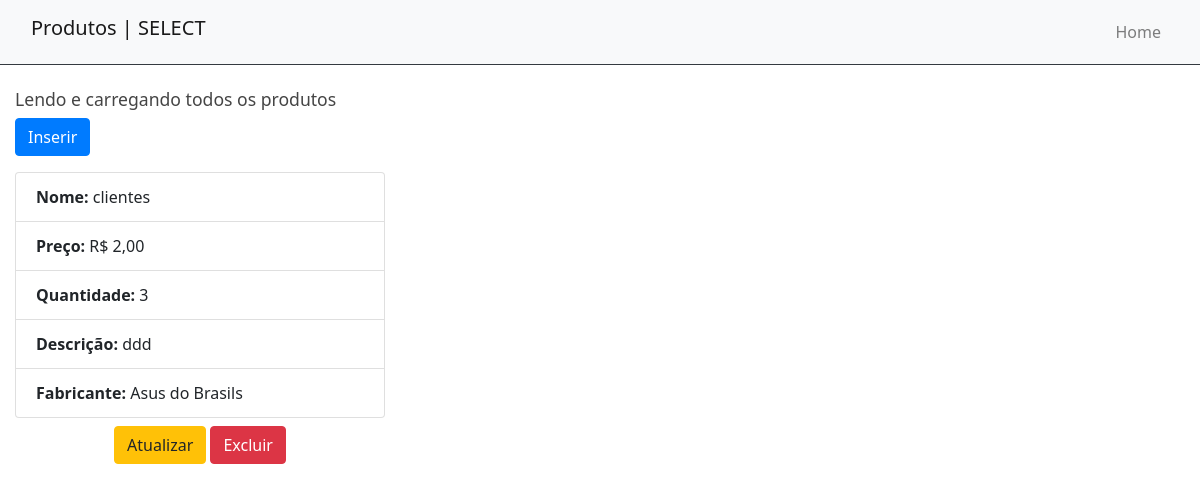
The app's page /admin/produtos/listar.php (signed in) with its own data.
### tables this page shows
CREATE TABLE `produtos` (
  `id` smallint(6) NOT NULL,
  `nome` varchar(80) NOT NULL,
  `preco` decimal(7,2) NOT NULL,
  `quantidade` tinyint(4) NOT NULL,
  `descricao` text NOT NULL,
  `fabricante_id` smallint(6) NOT NULL
);

CREATE TABLE `fabricantes` (
  `id` smallint(6) NOT NULL,
  `nome` varchar(45) NOT NULL
);

### src/Banco.php (called while the page is built)
<?php
abstract class Banco {
    private static PDO $conexao;
    public static function conecta():PDO{
        $servidor = "localhost";
        $usuario = "root";
        $senha = "";
        $banco = "exemplo_vendas";
        try {
            self::$conexao = new PDO(
                "mysql:host=$servidor; dbname=$banco; charset=utf8",
                $usuario,
                $senha
            );
            self::$conexao->setAttribute(
                PDO::ATTR_ERRMODE, PDO::ERRMODE_EXCEPTION
            );
        } catch(Exception $erro){
            die("Erro: ". $erro->getMessage());
        }
        return self::$conexao;
    }
}

### src/Produto.php (called while the page is built, shortened)
<?php
require_once "Banco.php";
class Produto {
    private PDO $conexao;
    public function __construct(){
        $this->conexao = Banco::conecta();
    }
    public function lerProdutos():array {
        $sql = "SELECT produtos.nome AS produto, produtos.*,
                        fabricantes.nome AS fabricante
                FROM produtos INNER JOIN fabricantes
                ON fabricantes.id = produtos.fabricante_id ORDER BY produto";
        try {
            $consulta = $this->conexao->prepare($sql);
            $consulta->execute();
            $resultado = $consulta->fetchAll(PDO::FETCH_ASSOC);
        } catch (Exception $erro) {
            die( "Erro: " .$erro->getMessage());
        }
        return $resultado;
    }
    public function formataPreco(float $preco):string {
        return "R$ ".number_format( $preco, 2, ",", "." );
    }
}

### admin/produtos/listar.php (the view, shortened to what this page needs)
<?php
require_once "../../src/Produto.php";
$produto = new Produto;
$listaDeProdutos = $produto->lerProdutos();
?>
<!DOCTYPE html>
<html lang="pt-br">
<head>
<link rel="stylesheet" href="https://cdn.jsdelivr.net/npm/bootstrap@4.6.0/dist/css/bootstrap.min.css">
<link href="../../css/style.css" rel="stylesheet">
</head>
<body>
<header class="sticky-top border-bottom border-dark">
  <nav class="navbar navbar-expand-lg navbar-light bg-light">
    <div class="container">
      <h1 class="navbar-brand">Produtos | SELECT</h1>
      <div class="collapse navbar-collapse" id="navbarNav">
        <ul class="navbar-nav ml-auto">
          <li class="nav-item">
            <a class="nav-link" href="../index.php">Home</a>
          </li>
        </ul>
      </div>
    </div>
  </nav>
</header>
<div class="container my-4">
    <h2>Lendo e carregando todos os produtos</h2>
    <p><a class="btn btn-primary" href="inserir.php">Inserir</a></p>
<div class="row">
<?php foreach($listaDeProdutos as $dadosProduto) { ?>
  <div class="col-sm-6 col-md-4">
    <ul class="list-group">
        <li class="list-group-item"><b>Nome:</b> <?=$dadosProduto['nome']?> </li>
        <li class="list-group-item"><b>Preço:</b>
        <?=$produto->formataPreco($dadosProduto['preco'])?>
        </li>
        <li class="list-group-item"><b>Quantidade:</b>
        <?=$dadosProduto['quantidade']?> </li>
        <li class="list-group-item"><b>Descrição:</b>
        <?=$dadosProduto['descricao']?>  </li>
        <li class="list-group-item"><b>Fabricante:</b>
        <?=$dadosProduto['fabricante']?>
        </li>
    </ul>
    <p class="text-center my-2">
        <a class="btn btn-warning"
         href="atualizar.php?id=<?=$dadosProduto['id']?>">Atualizar</a>
        <a class="btn btn-danger"
        href="excluir.php?id=<?=$dadosProduto['id']?>">Excluir</a>
    </p>
  </div>
<?php } ?>
</div>
</div>
</body>
</html>

### css/style.css (style rules this page uses)
html { font-size: 16px; }
body { font-family: "Segoe UI", Arial, sans-serif; }
.container { max-width: 1200px; width: 100%; margin: auto; }
h2 { font-size: 1.1rem; color: #454545; }
a { text-decoration: none; color: blue; }

### records on screen
produtos: nome "clientes", preco "R$ 2,00", quantidade "3", descricao "ddd", fabricante.nome "Asus do Brasils"
